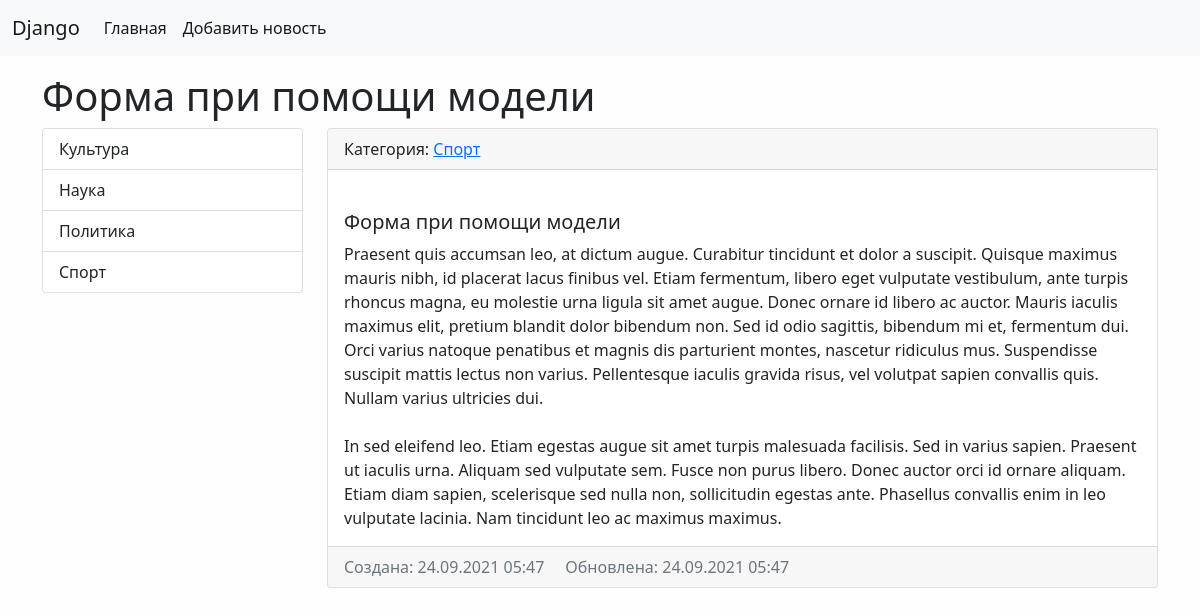
The app's page /news/13/ with its own data.
### news/models.py (models this page shows, shortened)
class News(models.Model):
    title = models.CharField(max_length=150, db_index=True, verbose_name='Наименование')
    content = models.TextField(blank=True, verbose_name='Содержимое')
    created_at = models.DateTimeField(auto_now_add=True, verbose_name='Создано')
    updated_at = models.DateTimeField(auto_now=True, verbose_name='Обновлено')
    photo = models.ImageField(upload_to='photos/%Y/%m/%d/', blank=True, verbose_name='Изображение')
    category = models.ForeignKey(Category, on_delete=models.PROTECT, verbose_name='Категория', null=True)
    is_published = models.BooleanField(default=True, verbose_name='Опубликовано')
    class Meta:
        verbose_name ='Новость'
        verbose_name_plural = 'Новости'
        ordering = ['-created_at']

class Category(models.Model):
    title = models.CharField(max_length=150, db_index=True, verbose_name='Наименование')
    def get_absolute_url(self):
        return reverse_lazy('category', kwargs={"category_id":self.pk})
    def __str__(self):
        return self.title
    class Meta:
        verbose_name = 'Категория'
        verbose_name_plural = 'Категории'
        ordering = ['title']

### news/views.py (the view)
# urls.py: path('news/<int:pk>/', ViewNews.as_view(), name='view_news'),
class ViewNews(DetailView):
    model = News
    context_object_name = 'news_item'

### news/templatetags/news_tags.py (called while the page is built)
@register.inclusion_tag('news/list_categories.html')
def show_categories(arg1='Hello', arg2='world'):
    categories = Category.objects.all()
    return {"categories": categories, "arg1": arg1, "arg2": arg2}

### news/templates/news/news_detail.html (shortened to what this page needs)
{% extends 'base.html' %}
{% block news_title %}
  <h1>{{ news_item.title }}</h1>
{% endblock %}}
{% block sidebar %}
    {% include 'inc/_sidebar.html' %}
{% endblock %}
{% block content %}
    <div class="card mb-3">
      <div class="card-header">
        Категория: <a href="{{ news_item.category.get_absolute_url }}">{{ news_item.category }}</a>
      </div>
      <div class="card-body">
        <h5 class="card-title">{{ news_item.title }}</h5>
        <p class="card-text">{{ news_item.content|linebreaksbr }}</p>
      </div>
      <div class="card-footer text-muted">
        <a>Создана: {{ news_item.created_at|date:"d.m.Y H:i" }}    </a>
        <a>Обновлена: {{ news_item.updated_at|date:"d.m.Y H:i" }}</a>
      </div>
    </div>
{% endblock %}

### news/templates/news/list_categories.html
<div class="list-group">
    {% for item in categories %}
    <a href="{{ item.get_absolute_url }}" class="list-group-item list-group-item-action">{{ item.title }}</a>
    {% endfor %}
</div>

### static/css/style.css (style rules this page uses)
body { background-color: #fefefe; }

### records on screen
News: title "Форма при помощи модели", category "Спорт", content "Praesent quis accumsan leo, at dictum augue. Curabitur tincidunt et dolor a suscipit. Quisque maximus mauris nibh, id placerat lacus finibus vel. Etiam fermentum, libero eget vulputate vestibulum, ante turpis rhoncus magna, eu molestie urna ligula sit amet augue. Donec ornare id libero ac auctor. Mauris iaculis maximus elit, pretium blandit dolor bibendum non. Sed id odio sagittis, bibendum mi et, fermentum dui. Orci varius natoque penatibus et magnis dis parturient montes, nascetur ridiculus mus. Suspendisse suscipit mattis lectus non varius. Pellentesque iaculis gravida risus, vel volutpat sapien convallis quis. Nullam varius ultricies dui. In sed eleifend leo. Etiam egestas augue sit…", created_at "24.09.2021 05:47", updated_at "24.09.2021 05:47"
Category: title "Культура"
Category: title "Наука"
Category: title "Политика"
Category: title "Спорт"
